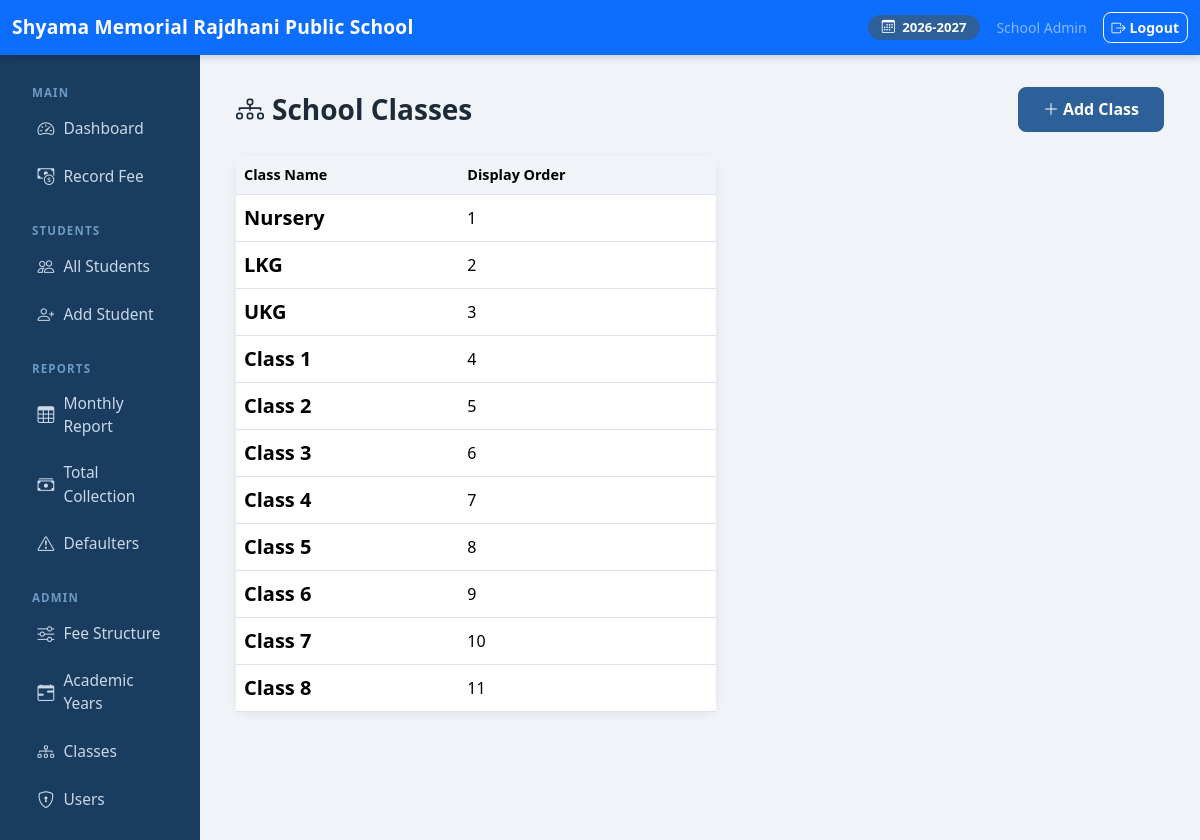
The page /students/classes/ (signed in) on the database its author committed.
### students/models.py (models this page shows, shortened)
class AcademicYear(models.Model):
    name = models.CharField(max_length=20, unique=True)  # e.g. "2026-2027"
    start_date = models.DateField()
    end_date = models.DateField()
    is_current = models.BooleanField(default=False)
    class Meta:
        ordering = ['-start_date']
    @classmethod
    def get_current(cls):
        return cls.objects.filter(is_current=True).first()

class SchoolClass(models.Model):
    name = models.CharField(max_length=50, unique=True)  # e.g. "Class 1", "Class 5A"
    order = models.PositiveSmallIntegerField(default=0)
    class Meta:
        ordering = ['order', 'name']

### accounts/models.py (models this page shows, shortened)
class CustomUser(AbstractUser):
    ROLE_ADMIN = 'admin'
    ROLE_TEACHER = 'teacher'
    ROLE_CHOICES = [
        (ROLE_ADMIN, 'Admin'),
        (ROLE_TEACHER, 'Teacher'),
    ]
    role = models.CharField(max_length=10, choices=ROLE_CHOICES, default=ROLE_TEACHER)
    def is_admin(self):
        return self.role == self.ROLE_ADMIN

### students/views.py (the view)
# urls.py: path('classes/', views.class_list, name='class_list'),
@login_required
@admin_required
def class_list(request):
    classes = SchoolClass.objects.all()
    return render(request, 'students/class_list.html', {'classes': classes})

### fees/templatetags/fees_tags.py (called while the page is built)
@register.simple_tag
def current_year_display():
    year = AcademicYear.get_current()
    return year.name if year else 'No Active Year'

### templates/students/class_list.html (shortened to what this page needs)
{% extends "base.html" %}
{% block content %}
<div class="d-flex justify-content-between align-items-center mb-4">
  <h3 class="fw-bold mb-0"><i class="bi bi-diagram-3 me-2"></i>School Classes</h3>
  <a href="{% url 'students:class_add' %}" class="btn btn-primary btn-lg"><i class="bi bi-plus-lg me-1"></i>Add Class</a>
</div>
<div class="card" style="max-width:480px;">
  <div class="table-responsive">
    <table class="table table-hover mb-0">
      <thead><tr><th>Class Name</th><th>Display Order</th></tr></thead>
      <tbody>
        {% for c in classes %}
        <tr><td class="fw-semibold fs-5">{{ c.name }}</td><td>{{ c.order }}</td></tr>
        {% empty %}
        <tr><td colspan="2" class="text-center text-muted py-4">No classes yet.</td></tr>
        {% endfor %}
      </tbody>
    </table>
  </div>
</div>
{% endblock %}

### templates/base.html (shortened to what this page needs)
<!DOCTYPE html>
<html lang="en">
<head>
  <link href="https://cdn.jsdelivr.net/npm/bootstrap@5.3.3/dist/css/bootstrap.min.css" rel="stylesheet">
  <link href="https://cdn.jsdelivr.net/npm/bootstrap-icons@1.11.3/font/bootstrap-icons.min.css" rel="stylesheet">
</head>
<body>
{% if user.is_authenticated %}
<nav class="navbar navbar-dark bg-primary no-print">
  <div class="container-fluid">
    <span class="navbar-brand">Shyama Memorial Rajdhani Public School</span>
    <div class="d-flex align-items-center gap-3">
      {% with year=request.session.current_year %}
      <span class="year-badge">
        <i class="bi bi-calendar3 me-1"></i>
        {% load fees_tags %}{% current_year_display %}
      </span>
      {% endwith %}
      <span class="text-white-50 small">{{ user.get_full_name|default:user.username }}</span>
      <a href="{% url 'accounts:logout' %}" class="btn btn-outline-light btn-sm">
        <i class="bi bi-box-arrow-right me-1"></i>Logout
      </a>
    </div>
  </div>
</nav>
<div class="container-fluid">
  <div class="row">
    <div class="col-md-2 sidebar no-print py-3">
      <div class="sidebar-heading">Main</div>
      <ul class="nav flex-column">
        <li class="nav-item">
          <a class="nav-link {% if request.resolver_match.url_name == 'dashboard' %}active{% endif %}" href="{% url 'fees:dashboard' %}">
            <i class="bi bi-speedometer2"></i> Dashboard
          </a>
        </li>
        <li class="nav-item">
          <a class="nav-link {% if 'fee_entry' in request.resolver_match.url_name %}active{% endif %}" href="{% url 'fees:fee_entry_select' %}">
            <i class="bi bi-cash-coin"></i> Record Fee
          </a>
        </li>
      </ul>
      <div class="sidebar-heading mt-2">Students</div>
      <ul class="nav flex-column">
        <li class="nav-item">
          <a class="nav-link" href="{% url 'students:list' %}">
            <i class="bi bi-people"></i> All Students
          </a>
        </li>
        <li class="nav-item">
          <a class="nav-link" href="{% url 'students:add' %}">
            <i class="bi bi-person-plus"></i> Add Student
          </a>
        </li>
      </ul>
      <div class="sidebar-heading mt-2">Reports</div>
      <ul class="nav flex-column">
        <li class="nav-item">
          <a class="nav-link" href="{% url 'fees:monthly_report' %}">
            <i class="bi bi-table"></i> Monthly Report
          </a>
        </li>
        <li class="nav-item">
          <a class="nav-link" href="{% url 'fees:total_collection' %}">
            <i class="bi bi-cash-stack"></i> Total Collection
          </a>
        </li>
        <li class="nav-item">
          <a class="nav-link" href="{% url 'fees:defaulters' %}">
            <i class="bi bi-exclamation-triangle"></i> Defaulters
          </a>
        </li>
      </ul>
      {% if user.is_admin %}
      <div class="sidebar-heading mt-2">Admin</div>
      <ul class="nav flex-column">
        <li class="nav-item">
          <a class="nav-link" href="{% url 'fees:structure_list' %}">
            <i class="bi bi-sliders"></i> Fee Structure
          </a>
        </li>
        <li class="nav-item">
          <a class="nav-link" href="{% url 'students:year_list' %}">
            <i class="bi bi-calendar-range"></i> Academic Years
          </a>
        </li>
        <li class="nav-item">
          <a class="nav-link" href="{% url 'students:class_list' %}">
            <i class="bi bi-diagram-3"></i> Classes
          </a>
        </li>
        <li class="nav-item">
          <a class="nav-link" href="{% url 'accounts:user_list' %}">
            <i class="bi bi-shield-lock"></i> Users
          </a>
        </li>
      </ul>
      {% endif %}
    </div>
    <div class="col-md-10 main-content">
      {% block content %}{% endblock %}
    </div>
  </div>
</div>
{% else %}
{% block full_content %}{% endblock %}
{% endif %}
</body>
</html>

### templates/base.html (style rules this page uses)
body { font-size: 1rem; background: #f0f4f8; color: #1e2a38; }
a { text-decoration: none; }
.navbar { box-shadow: 0 2px 8px rgba(0,0,0,.18); }
.navbar-brand { font-weight: 700; font-size: 1.2rem; letter-spacing: .01em; }
.sidebar { min-height: calc(100vh - 56px); background: #1a3c5e; }
.sidebar .nav-link { color: #c8d8e8; font-size: .97rem; padding: .6rem 1.1rem; border-radius: 7px; margin: 2px 8px; display: flex; align-items: center; gap: 9px; transition: background .15s; }
.sidebar .nav-link i { font-size: 1.05rem; flex-shrink: 0; }
.sidebar-heading { color: #6b9ac4; font-size: .72rem; font-weight: 700; letter-spacing: .1em; padding: .8rem 1.25rem .2rem; text-transform: uppercase; }
.main-content { padding: 2rem 2.25rem; }
.card { border: none; border-radius: 14px; box-shadow: 0 2px 12px rgba(0,0,0,.07); }
.btn { border-radius: 8px; font-weight: 600; }
.btn-lg { font-size: 1rem; padding: .6rem 1.5rem; }
.btn-primary { background: #2d6099; border-color: #2d6099; }
.table th { font-weight: 600; background: #f0f4f8; font-size: .9rem; }
.table td { vertical-align: middle; }
.year-badge { background: #2d6099; color: #fff; border-radius: 20px; padding: 3px 14px; font-size: .82rem; font-weight: 600; }

### rows shown on the page
AcademicYear: name "2026-2027"
CustomUser: get_full_name "School Admin"
SchoolClass: name "Nursery", order "1"
SchoolClass: name "LKG", order "2"
SchoolClass: name "UKG", order "3"
SchoolClass: name "Class 1", order "4"
SchoolClass: name "Class 2", order "5"
SchoolClass: name "Class 3", order "6"
SchoolClass: name "Class 4", order "7"
SchoolClass: name "Class 5", order "8"
SchoolClass: name "Class 6", order "9"
SchoolClass: name "Class 7", order "10"
SchoolClass: name "Class 8", order "11"
